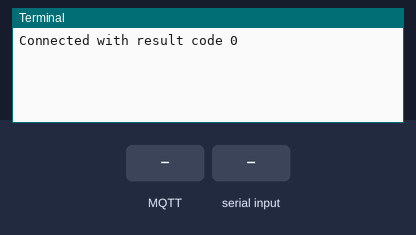
Simulated run of this program. Board: Raspberry Pi (BCM pin numbers). Parts: the last lines printed to the terminal. The test bench sets the inputs (shaded band). No MQTT or app messages arrive unless stated; threads take turns every 2 ms.

Above: at 1.3 s.
1.4 s: MQTT message "1" arrives on the first subscribed topic
At 1.9 s:
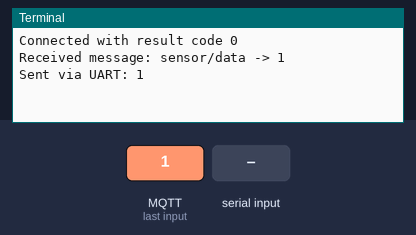
2.9 s: "0\n" received over the second serial link
At 3.8 s:
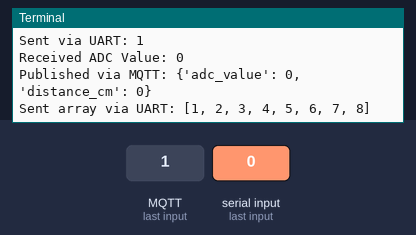
4.4 s: MQTT message "on" arrives on the first subscribed topic
At 5.3 s:
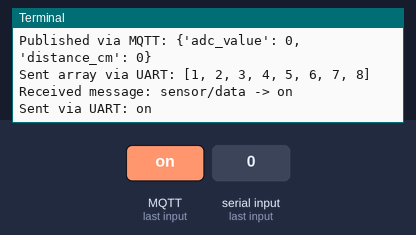
5.9 s: MQTT message "off" arrives on the first subscribed topic
At 6.5 s:
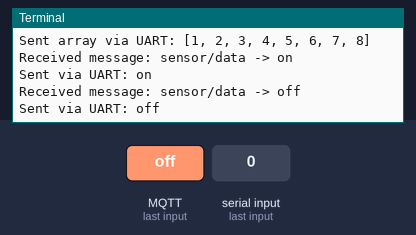
7.4 s: "5\n" received over the second serial link
At 8.6 s:
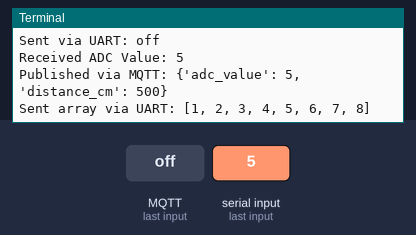

Measured:
- after the input at 1.4 s, the terminal: prints a new line at once (image 1)
- after the input at 2.9 s, the terminal: prints a new line after 0.05 s (image 2)
- after the input at 4.4 s, the terminal: prints a new line at once (image 3)
- after the input at 5.9 s, the terminal: prints a new line at once (image 4)
- after the input at 7.4 s, the terminal: prints a new line after 0.06 s (image 5)

The program:

integ_test1_1113.py
```python
import time
import json
import struct
import serial
from gpiozero import DistanceSensor
import paho.mqtt.client as mqtt
import threading

# MQTT 설정
mqtt_broker = "192.168.100.104"
mqtt_port = 1883
mqtt_topic = "sensor/data"      # 데이터를 송신할 토픽
control_topic = "command/data"  # 데이터를 수신할 토픽

client = mqtt.Client()
#client.username_pw_set(username="rpi5", password="ssafyi11C102!!")

# 라즈베리 파이에서 UART 신호를 수신하기 위한 설정
ser = serial.Serial('/dev/ttyAMA0', baudrate=9600, timeout=1)

def on_connect(client, userdata, flags, rc):
    if rc == 0:
        print("Connected with result code " + str(rc))
        client.subscribe(mqtt_topic)  # 데이터를 수신할 토픽 구독
    else:
        print("Failed to connect, return code " + str(rc))

def on_disconnect(client, userdata, rc):
    print("Disconnected with result code " + str(rc))

def on_message(client, userdata, msg):
    # 메시지 수신 시 호출되는 콜백 함수
    print(f"Received message: {msg.topic} -> {msg.payload.decode()}")
    # 수신한 메시지를 UART로 전송
    try:
        ser.write(msg.payload)
        print(f"Sent via UART: {msg.payload.decode()}")
    except Exception as e:
        print(f"Failed to send via UART: {e}")

def read_uart():
    while True:
        if ser.in_waiting > 0:  # 수신된 데이터가 있는지 확인
            try:
                # 모든 수신된 데이터 읽기
                data = ser.readline().decode('utf-8').strip()  # 라인 단위로 읽기
                if data:
                    adc_value = int(data)  # 데이터를 정수로 변환
                    print(f"Received ADC Value: {adc_value}")  # 수신된 데이터 출력

                    # 받은 UART 데이터를 MQTT로 발행
                    payload = {
                        'adc_value': adc_value,
                        'distance_cm': adc_value * 100  # 예시 데이터 (cm로 변환)
                    }
                    client.publish(mqtt_topic, json.dumps(payload), qos=1)
                    print(f"Published via MQTT: {payload}")

                    # UART로 배열 데이터 전송
                    uart_array = [1, 2, 3, 4, 5, 6, 7, 8]  # 예시 배열 데이터
                    uart_bytes = struct.pack(f'{len(uart_array)}B', *uart_array)
                    ser.write(uart_bytes)
                    print(f"Sent array via UART: {uart_array}")
            except ValueError:
                print(f"Received non-integer data: {data}")  # 비정수 데이터 오류 처리
            except UnicodeDecodeError:
                print("Error decoding data")  # 디코딩 오류 처리
        time.sleep(0.1)  # 데이터를 읽는 간격 줄임

client.on_connect = on_connect
client.on_disconnect = on_disconnect
client.on_message = on_message

# MQTT 브로커에 연결
try:
    client.connect(mqtt_broker, mqtt_port, 60)
    client.loop_start()
except Exception as e:
    print(f"Could not connect to MQTT Broker: {e}")
    exit()

# UART 데이터 읽기 스레드 시작
uart_thread = threading.Thread(target=read_uart)
uart_thread.daemon = True
uart_thread.start()

# 센서 데이터 수집 및 MQTT 발행
try:
     while True:
#         # 센서 데이터 수집 및 발행
#         distance = 100  # 예시 데이터 (cm로 변환)
#         payload = {
#             'distance_cm': round(distance, 2)
#         }
#         # 데이터를 송신할 토픽에 발행
#         client.publish(mqtt_topic, json.dumps(payload), qos=1)
#         print(f"Published: {payload}")
         time.sleep(1)

except KeyboardInterrupt:
    print("종료")

finally:
    # MQTT 연결 종료
    client.disconnect()
    client.loop_stop()
    ser.close()
```
